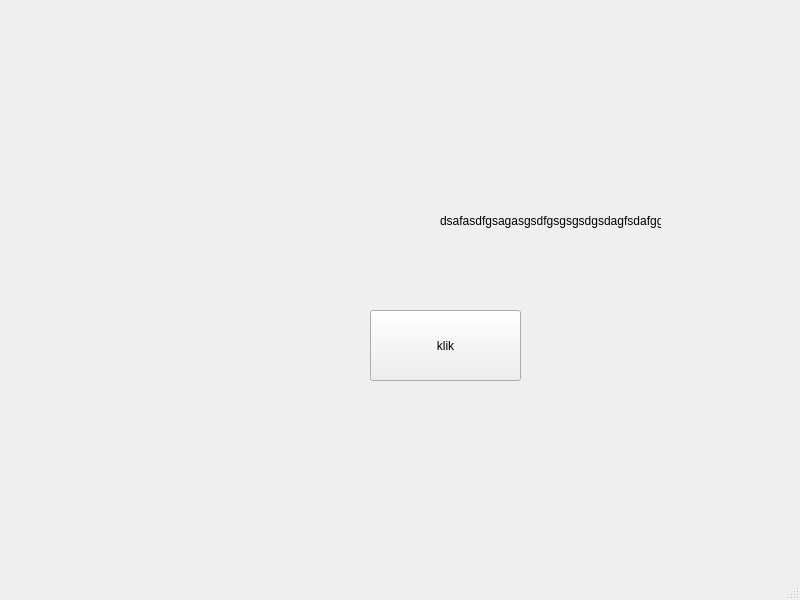
<?xml version="1.0" encoding="UTF-8"?>
<ui version="4.0">
 <class>MainWindow</class>
 <widget class="QMainWindow" name="MainWindow">
  <property name="geometry">
   <rect>
    <x>0</x>
    <y>0</y>
    <width>800</width>
    <height>600</height>
   </rect>
  </property>
  <property name="windowTitle">
   <string>MainWindow</string>
  </property>
  <widget class="QWidget" name="centralwidget">
   <widget class="QPushButton" name="pushButton">
    <property name="geometry">
     <rect>
      <x>370</x>
      <y>310</y>
      <width>151</width>
      <height>71</height>
     </rect>
    </property>
    <property name="text">
     <string>klik</string>
    </property>
   </widget>
   <widget class="QLabel" name="label">
    <property name="geometry">
     <rect>
      <x>440</x>
      <y>190</y>
      <width>221</width>
      <height>61</height>
     </rect>
    </property>
    <property name="text">
     <string>dsafasdfgsagasgsdfgsgsgsdgsdagfsdafgg</string>
    </property>
   </widget>
  </widget>
  <widget class="QMenuBar" name="menubar">
   <property name="geometry">
    <rect>
     <x>0</x>
     <y>0</y>
     <width>800</width>
     <height>21</height>
    </rect>
   </property>
  </widget>
  <widget class="QStatusBar" name="statusbar"/>
 </widget>
 <resources/>
 <connections/>
</ui>
